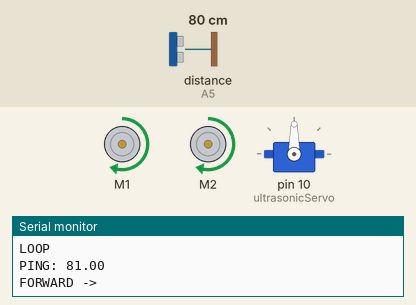
Bench run of a sketch on a simulated Arduino Uno, built with avr-gcc and run on an emulated ATmega328P. Parts: 2 × DC motor (green arrow = forward, orange = backward, longer = faster), servo, the last lines printed to the serial monitor. Inputs (shaded band) come from the test bench; at power-on: distance to the obstacle (sensor on A5) 80 cm. The echo pulse lasts 58.3 µs per cm.

Above: at 2.0 s.
2.1 s: distance to the obstacle (sensor on A5) set to 22 cm
3.6 s: distance to the obstacle (sensor on A5) set to 19 cm
At 3.71 s:
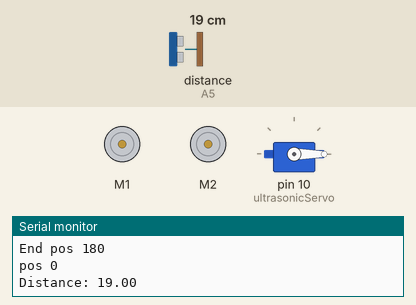
6.6 s: distance to the obstacle (sensor on A5) set to 120 cm
15.6 s: distance to the obstacle (sensor on A5) set to 250 cm
At 17.67 s:
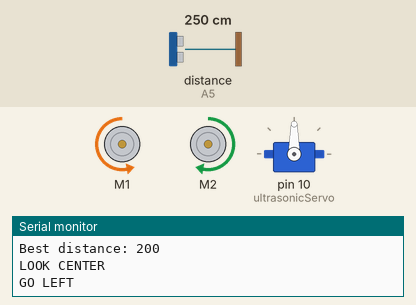
18.6 s: distance to the obstacle (sensor on A5) set to 2 cm
At 18.73 s:
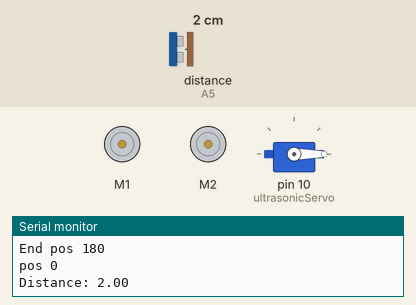
Timing chart, 0 to 22.6 s (numbered marks = the images above; inputs shaded):
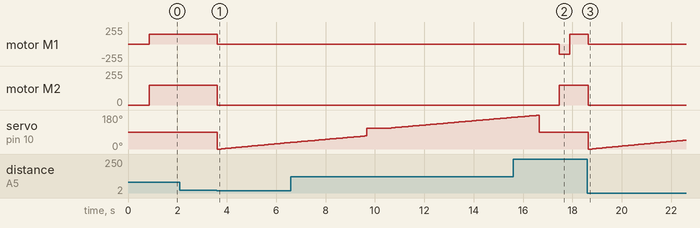

Measured:
- the behaviour switches between 21 and 20 cm on distance to the obstacle (sensor on A5) (found by bisection; images 0 and 1)
- after the input at 3.6 s, motor M1, motor M2: forward 150/255 → stopped at once
- after the input at 15.6 s, motor M1: stopped → backward 150/255 after 1.9 s, → forward 150/255 0.44 s later
- after the input at 18.6 s, motor M1, motor M2: forward 150/255 → stopped at once

The sketch:

Autonav01.ino
```cpp
// (licence header left out)
// Ultrasonic sensor

#include <NewPing.h>

#define TRIG_PIN  A4
#define ECHO_PIN  A5

#define MAX_DISTANCE 200 // Maximum distance we want to ping for (in centimeters). Maximum sensor distance is rated at 400-500cm.

NewPing sonar(TRIG_PIN, ECHO_PIN, MAX_DISTANCE); // NewPing setup of pin and maximum distance.

float dangerThreshold = 20.0; // 20 cm - depends on the floor surface and speed setting

// Servo

#include <Servo.h>

#define LEFT 180
#define CENTER 90
#define RIGHT 0

Servo ultrasonicServo;  // create servo object to control a servo

int currentPos = 0;    // variable to store the servo position
int bestAngle = 90; //front.
int bestDistance = 0;

// Motors
#include <AFMotor.h>

AF_DCMotor motor1(1);
AF_DCMotor motor2(2);

// PWM motor control settings applied to ENABLE1, ENABLE2

#define STOP 0
#define SLOW 150
#define MEDIUM 200
#define FAST 255

// run motor at this speed - set to a number between 128 and 255
// less than 128 any the motors may not have enough torque to move
// (of course you could enhance the speed control to accelerate/decelerate when more/less clear space available as indicated by ping)
int throttle = MEDIUM;

// setup
void setup() {
    Serial.begin(9600);

    // setup motor
    motor1.setSpeed(SLOW);
    motor2.setSpeed(SLOW);

    motor1.run(RELEASE);
    motor2.run(RELEASE);

    // setup servo
    ultrasonicServo.attach(10,650,1075);  // attaches the servo on pin 5 to the servo object

    // move servo to center
    servo_position(CENTER);
}


void loop() {
    Serial.print("LOOP");       // prints a label
    Serial.print("\n");
    float distanceForward = ping();

    Serial.print("PING: ");
    Serial.print(distanceForward);
    Serial.print("\n");

    if (distanceForward > dangerThreshold) //if path is clear
    {
        Serial.print("FORWARD -> ");
        Serial.print("\n");
        drive_forward();
    }
    else // if path is blocked
    {
        Serial.print("BLOCKED ||");
        Serial.print("\n");

        freewheel();  // see if we can implment faster stop

        //look for a better direction.
        servo_sweep();

        // re-center the ultrasonic
        Serial.print("LOOK CENTER\n");
        servo_position(CENTER);

        // go the least obstructed way

        if (bestAngle > 90 && bestDistance > dangerThreshold)       //if left is less obstructed
        {
            Serial.print("GO LEFT\n");
            rotate_left();
        }
        else if (bestAngle < 90 && bestDistance > dangerThreshold) //if right is less obstructed
        {
           Serial.print("GO RIGHT\n");
           rotate_right();
        }
        else // equally blocked or less than danger threshold left or right
        {
            Serial.print("UTURN\n");
            u_turn();
        }
    }
}

// You may need to vary the delays in the drive functions to enable the function to complete

void freewheel(){
    motor1.run(RELEASE);
    motor2.run(RELEASE);
}

void brake(){
    motor1.run(BRAKE);
    motor2.run(BRAKE);
    delay(100); // braking time
}

void drive_forward(){
    motor1.run(FORWARD);
    motor2.run(FORWARD);
}

void drive_backward(){
    motor1.run(BACKWARD);
    motor2.run(BACKWARD);
}

void turn_left(){
    motor1.run(RELEASE);
    motor2.run(FORWARD);
    delay(600);
}

void turn_right(){
    motor2.run(RELEASE);
    motor1.run(FORWARD);
    delay(600);
}

void rotate_left(){
    motor1.run(BACKWARD);
    motor2.run(FORWARD);
    delay(375);
}

void rotate_right(){
    motor2.run(BACKWARD);
    motor1.run(FORWARD);
    delay(375);
}

void u_turn(){
    motor2.run(BACKWARD);
    motor1.run(FORWARD);
    delay(700); // twice as long as rotate right to end up 180 degrees around
}

// servo control

void servo_sweep(){

   Serial.print("doing a sweep from ");
   int currentPos = ultrasonicServo.read();
   Serial.print(currentPos);
   Serial.print("\n");

   int startingPos = 0;
   int increment = 1;

   if(currentPos <= 90){
     startingPos = 0;
     increment = 1;
   }else{
     startingPos = 180;
     increment = -1;
   }

  Serial.print("Starting pos ");
  Serial.print(startingPos);
  Serial.print("\n");

  //go to starting pos
  ultrasonicServo.write(startingPos);
  delay(25);

  int endPos = startingPos + (increment * 180);
  int pos = startingPos;

  Serial.print("End pos ");
  Serial.print(endPos);
  Serial.print("\n");

  while(pos != endPos){
    Serial.print("pos ");
    Serial.print(pos);
    Serial.print("\n");

    float distance = ping();
    Serial.print("Distance: ");
    Serial.print(distance);
    Serial.print("\n");
    if(distance > bestDistance){
      bestDistance = distance;
      bestAngle = pos;
      Serial.print("best\n");
    }

    if(pos == 70 && increment == 1){
      pos = 110;
      servo_position(pos);
    }

    if(pos == 110 && increment == -1){
      pos = 70;
      servo_position(pos);
    }

    ultrasonicServo.write(pos); // tell servo to go to position in variable 'pos'
    pos = pos + increment; // in steps of 1 degree
    delay(30); // waits 15ms for the servo to reach the position

  }

  Serial.print("Best pos: ");
  Serial.print(bestAngle);
  Serial.print("\nBest distance: ");
  Serial.print(bestDistance);
  Serial.print("\n");

}

void servo_position(int newPos){
  ultrasonicServo.write(newPos);
  delay(800);
}


// ultrasonic ping

float ping(){
    delay(50);                        // Wait 50ms between pings (about 20 pings/sec). 29ms should be the shortest delay between pings.
    unsigned int uS = sonar.ping();   // Send ping, get ping time in microseconds (uS).
    if (uS == 0)                      // out of range (0 = outside set distance range, no ping echo)
        return MAX_DISTANCE;
    else                              // in range
        return uS / US_ROUNDTRIP_CM;  // Convert ping time to distance
}
```
